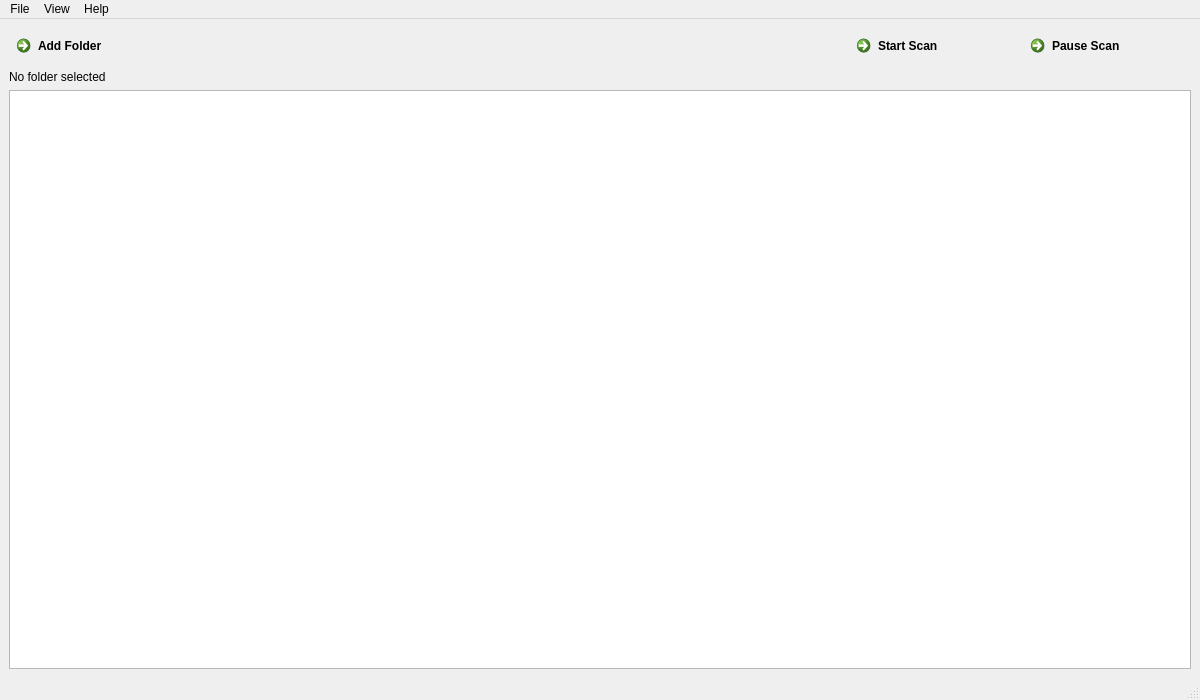
<?xml version="1.0" encoding="UTF-8"?>
<ui version="4.0">
 <class>MainWindow</class>
 <widget class="QMainWindow" name="MainWindow">
  <property name="geometry">
   <rect>
    <x>0</x>
    <y>0</y>
    <width>1200</width>
    <height>700</height>
   </rect>
  </property>
  <property name="windowTitle">
   <string>VideoMatch Pro</string>
  </property>
  <widget class="QWidget" name="centralwidget">
   <layout class="QVBoxLayout" name="verticalLayout">
    <item>
     <layout class="QHBoxLayout" name="horizontalLayout">
      <property name="bottomMargin">
       <number>0</number>
      </property>
      <item>
       <widget class="QCommandLinkButton" name="addFolderButton">
        <property name="text">
         <string>Add Folder</string>
        </property>
        <property name="icon">
         <iconset theme="QIcon::ThemeIcon::FolderNew"/>
        </property>
        <property name="iconSize">
         <size>
          <width>36</width>
          <height>36</height>
         </size>
        </property>
       </widget>
      </item>
      <item>
       <spacer name="horizontalSpacer">
        <property name="orientation">
         <enum>Qt::Orientation::Horizontal</enum>
        </property>
        <property name="sizeHint" stdset="0">
         <size>
          <width>40</width>
          <height>20</height>
         </size>
        </property>
       </spacer>
      </item>
      <item>
       <widget class="QCommandLinkButton" name="startScanButton">
        <property name="text">
         <string>Start Scan</string>
        </property>
        <property name="icon">
         <iconset theme="QIcon::ThemeIcon::MediaPlaybackStart"/>
        </property>
        <property name="iconSize">
         <size>
          <width>36</width>
          <height>36</height>
         </size>
        </property>
       </widget>
      </item>
      <item>
       <widget class="QCommandLinkButton" name="pauseScanButton">
        <property name="text">
         <string>Pause Scan</string>
        </property>
        <property name="icon">
         <iconset theme="QIcon::ThemeIcon::MediaPlaybackPause"/>
        </property>
        <property name="iconSize">
         <size>
          <width>36</width>
          <height>36</height>
         </size>
        </property>
       </widget>
      </item>
     </layout>
    </item>
    <item>
     <widget class="QLabel" name="folderLabel">
      <property name="text">
       <string>No folder selected</string>
      </property>
     </widget>
    </item>
    <item>
     <widget class="QTableWidget" name="tableWidget"/>
    </item>
   </layout>
  </widget>
  <widget class="QMenuBar" name="menubar">
   <property name="geometry">
    <rect>
     <x>0</x>
     <y>0</y>
     <width>1200</width>
     <height>30</height>
    </rect>
   </property>
   <widget class="QMenu" name="menuFile">
    <property name="title">
     <string>File</string>
    </property>
    <addaction name="actionNew_Project"/>
    <addaction name="actionOpen_Project"/>
    <addaction name="actionRecent_Projects"/>
    <addaction name="actionSave_Project"/>
    <addaction name="separator"/>
    <addaction name="actionAdd_Folder"/>
    <addaction name="separator"/>
    <addaction name="actionQuit"/>
   </widget>
   <widget class="QMenu" name="menuView">
    <property name="title">
     <string>View</string>
    </property>
    <addaction name="actionFolders"/>
    <addaction name="actionScan"/>
    <addaction name="actionAfter_Scan_Actions"/>
    <addaction name="actionIgnore_List"/>
    <addaction name="actionExclusion_Filters"/>
    <addaction name="separator"/>
    <addaction name="actionSettings_2"/>
   </widget>
   <widget class="QMenu" name="menuHelp">
    <property name="title">
     <string>Help</string>
    </property>
    <addaction name="actionHelp"/>
    <addaction name="separator"/>
    <addaction name="actionCheck_for_Update"/>
    <addaction name="separator"/>
    <addaction name="actionView_Logs"/>
    <addaction name="separator"/>
    <addaction name="actionAbout"/>
   </widget>
   <addaction name="menuFile"/>
   <addaction name="menuView"/>
   <addaction name="menuHelp"/>
  </widget>
  <widget class="QStatusBar" name="statusbar"/>
  <action name="actionNew_Project">
   <property name="text">
    <string>New Project</string>
   </property>
  </action>
  <action name="actionOpen_Project">
   <property name="text">
    <string>Open Project</string>
   </property>
  </action>
  <action name="actionRecent_Projects">
   <property name="text">
    <string>Recent Projects</string>
   </property>
  </action>
  <action name="actionSave_Project">
   <property name="text">
    <string>Save Project</string>
   </property>
  </action>
  <action name="actionAdd_Folder">
   <property name="text">
    <string>Add Folder</string>
   </property>
  </action>
  <action name="actionSettings">
   <property name="text">
    <string>Settings</string>
   </property>
  </action>
  <action name="actionQuit">
   <property name="text">
    <string>Quit</string>
   </property>
  </action>
  <action name="actionCheck_for_Update">
   <property name="text">
    <string>Check for Update</string>
   </property>
  </action>
  <action name="actionView_Logs">
   <property name="text">
    <string>View Logs</string>
   </property>
  </action>
  <action name="actionAbout">
   <property name="text">
    <string>About</string>
   </property>
  </action>
  <action name="actionHelp">
   <property name="text">
    <string>Help</string>
   </property>
  </action>
  <action name="actionSettings_2">
   <property name="text">
    <string>Settings</string>
   </property>
  </action>
  <action name="actionFolders">
   <property name="text">
    <string>Folders</string>
   </property>
  </action>
  <action name="actionScan">
   <property name="text">
    <string>Scan</string>
   </property>
  </action>
  <action name="actionAfter_Scan_Actions">
   <property name="text">
    <string>After Scan Actions</string>
   </property>
  </action>
  <action name="actionIgnore_List">
   <property name="text">
    <string>Ignore List</string>
   </property>
  </action>
  <action name="actionExclusion_Filters">
   <property name="text">
    <string>Exclusion Filters</string>
   </property>
  </action>
 </widget>
 <resources/>
 <connections/>
</ui>
